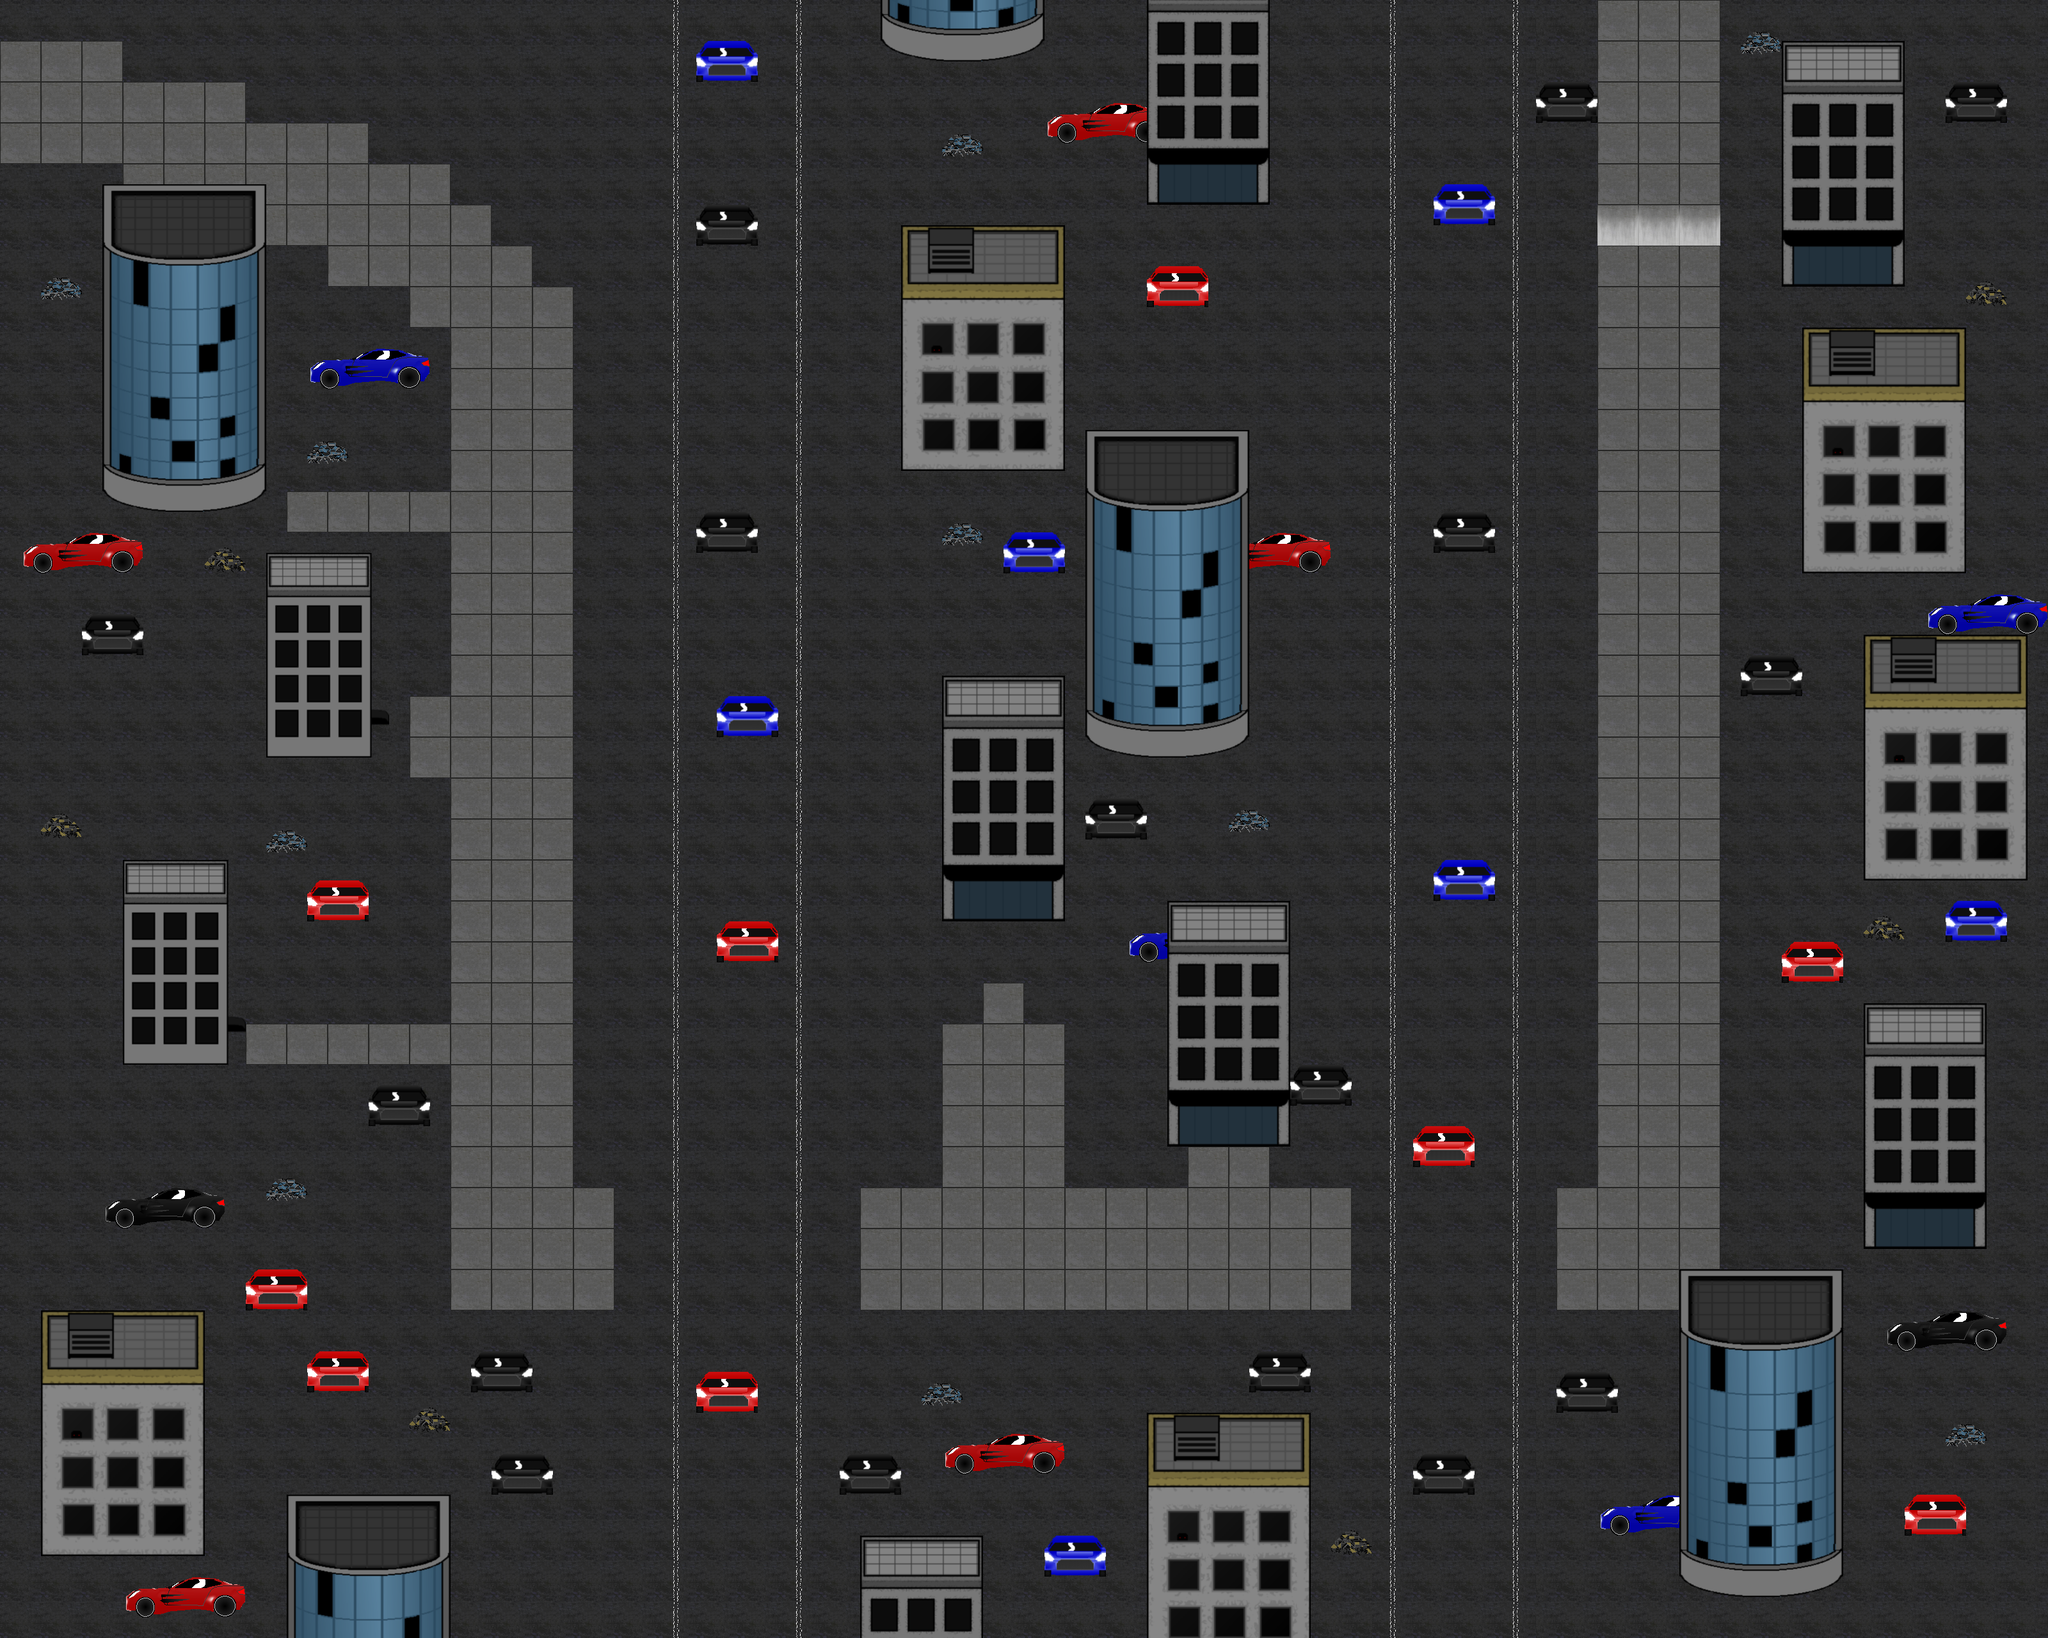

This is a level from a 2D game, rendered from its Tiled map with the project's own tilesets. A one-line summary and the map file follow, with tile-layer data summarised:
An orthogonal 100x80 tile map with 32x32 px tiles, 3 tile layers (Roads, Objects, Buildings), 1 hidden layer not drawn, 19 tilesets.

<map version="1.0" orientation="orthogonal" width="100" height="80" tilewidth="32" tileheight="32">
 <tileset firstgid="1" name="Road" tilewidth="32" tileheight="32">
  <image source="Video Game Tiles - Pixel by Pixel/Road.png" width="64" height="64" />
 </tileset>
 <tileset firstgid="5" name="Sidewalk" tilewidth="32" tileheight="32">
  <image source="Video Game Tiles - Pixel by Pixel/Sidewalk.png" width="64" height="64" />
 </tileset>
 <tileset firstgid="9" name="Sidewalk Cracked" tilewidth="32" tileheight="32">
  <image source="Video Game Tiles - Pixel by Pixel/Sidewalk Cracked.png" width="64" height="64" />
 </tileset>
 <tileset firstgid="13" name="Car Profile" tilewidth="32" tileheight="32">
  <image source="Video Game Tiles - Pixel by Pixel/Car Profile.png" width="192" height="64" />
  <tile id="0">
   <properties>
    <property name="blocked" value="true" />
   </properties>
  </tile>
  <tile id="1">
   <properties>
    <property name="blocked" value="true" />
   </properties>
  </tile>
  <tile id="2">
   <properties>
    <property name="blocked" value="true" />
   </properties>
  </tile>
  <tile id="3">
   <properties>
    <property name="blocked" value="true" />
   </properties>
  </tile>
  <tile id="4">
   <properties>
    <property name="blocked" value="true" />
   </properties>
  </tile>
  <tile id="5">
   <properties>
    <property name="blocked" value="true" />
   </properties>
  </tile>
  <tile id="6">
   <properties>
    <property name="blocked" value="true" />
   </properties>
  </tile>
  <tile id="7">
   <properties>
    <property name="blocked" value="true" />
   </properties>
  </tile>
  <tile id="8">
   <properties>
    <property name="blocked" value="true" />
   </properties>
  </tile>
  <tile id="9">
   <properties>
    <property name="blocked" value="true" />
   </properties>
  </tile>
  <tile id="10">
   <properties>
    <property name="blocked" value="true" />
   </properties>
  </tile>
  <tile id="11">
   <properties>
    <property name="blocked" value="true" />
   </properties>
  </tile>
 </tileset>
 <tileset firstgid="25" name="Building 1" tilewidth="32" tileheight="32">
  <image source="Video Game Tiles - Pixel by Pixel/Building 1.png" width="256" height="384" />
  <tile id="72">
   <properties>
    <property name="blocked" value="true" />
   </properties>
  </tile>
  <tile id="79">
   <properties>
    <property name="blocked" value="true" />
   </properties>
  </tile>
  <tile id="80">
   <properties>
    <property name="blocked" value="true" />
   </properties>
  </tile>
  <tile id="87">
   <properties>
    <property name="blocked" value="true" />
   </properties>
  </tile>
  <tile id="88">
   <properties>
    <property name="blocked" value="true" />
   </properties>
  </tile>
  <tile id="89">
   <properties>
    <property name="blocked" value="true" />
   </properties>
  </tile>
  <tile id="90">
   <properties>
    <property name="blocked" value="true" />
   </properties>
  </tile>
  <tile id="91">
   <properties>
    <property name="blocked" value="true" />
   </properties>
  </tile>
  <tile id="92">
   <properties>
    <property name="blocked" value="true" />
   </properties>
  </tile>
  <tile id="93">
   <properties>
    <property name="blocked" value="true" />
   </properties>
  </tile>
  <tile id="94">
   <properties>
    <property name="blocked" value="true" />
   </properties>
  </tile>
  <tile id="95">
   <properties>
    <property name="blocked" value="true" />
   </properties>
  </tile>
 </tileset>
 <tileset firstgid="121" name="Building 2" tilewidth="32" tileheight="32">
  <image source="Video Game Tiles - Pixel by Pixel/Building 2.png" width="256" height="512" />
  <tile id="96">
   <properties>
    <property name="blocked" value="true" />
   </properties>
  </tile>
  <tile id="103">
   <properties>
    <property name="blocked" value="true" />
   </properties>
  </tile>
  <tile id="104">
   <properties>
    <property name="blocked" value="true" />
   </properties>
  </tile>
  <tile id="111">
   <properties>
    <property name="blocked" value="true" />
   </properties>
  </tile>
  <tile id="112">
   <properties>
    <property name="blocked" value="true" />
   </properties>
  </tile>
  <tile id="119">
   <properties>
    <property name="blocked" value="true" />
   </properties>
  </tile>
  <tile id="120">
   <properties>
    <property name="blocked" value="true" />
   </properties>
  </tile>
  <tile id="121">
   <properties>
    <property name="blocked" value="true" />
   </properties>
  </tile>
  <tile id="122">
   <properties>
    <property name="blocked" value="true" />
   </properties>
  </tile>
  <tile id="123">
   <properties>
    <property name="blocked" value="true" />
   </properties>
  </tile>
  <tile id="124">
   <properties>
    <property name="blocked" value="true" />
   </properties>
  </tile>
  <tile id="125">
   <properties>
    <property name="blocked" value="true" />
   </properties>
  </tile>
  <tile id="126">
   <properties>
    <property name="blocked" value="true" />
   </properties>
  </tile>
  <tile id="127">
   <properties>
    <property name="blocked" value="true" />
   </properties>
  </tile>
 </tileset>
 <tileset firstgid="249" name="Car BK" tilewidth="32" tileheight="32">
  <image source="Video Game Tiles - Pixel by Pixel/Car BK.png" width="96" height="64" />
  <tile id="0">
   <properties>
    <property name="blocked" value="true" />
   </properties>
  </tile>
  <tile id="1">
   <properties>
    <property name="blocked" value="true" />
   </properties>
  </tile>
  <tile id="2">
   <properties>
    <property name="blocked" value="true" />
   </properties>
  </tile>
  <tile id="3">
   <properties>
    <property name="blocked" value="true" />
   </properties>
  </tile>
  <tile id="4">
   <properties>
    <property name="blocked" value="true" />
   </properties>
  </tile>
  <tile id="5">
   <properties>
    <property name="blocked" value="true" />
   </properties>
  </tile>
 </tileset>
 <tileset firstgid="255" name="Car BL" tilewidth="32" tileheight="32">
  <image source="Video Game Tiles - Pixel by Pixel/Car BL.png" width="96" height="64" />
  <tile id="0">
   <properties>
    <property name="blocked" value="true" />
   </properties>
  </tile>
  <tile id="1">
   <properties>
    <property name="blocked" value="true" />
   </properties>
  </tile>
  <tile id="2">
   <properties>
    <property name="blocked" value="true" />
   </properties>
  </tile>
  <tile id="3">
   <properties>
    <property name="blocked" value="true" />
   </properties>
  </tile>
  <tile id="4">
   <properties>
    <property name="blocked" value="true" />
   </properties>
  </tile>
  <tile id="5">
   <properties>
    <property name="blocked" value="true" />
   </properties>
  </tile>
 </tileset>
 <tileset firstgid="261" name="Car RD" tilewidth="32" tileheight="32">
  <image source="Video Game Tiles - Pixel by Pixel/Car RD.png" width="101" height="64" />
  <tile id="0">
   <properties>
    <property name="blocked" value="true" />
   </properties>
  </tile>
  <tile id="1">
   <properties>
    <property name="blocked" value="true" />
   </properties>
  </tile>
  <tile id="2">
   <properties>
    <property name="blocked" value="true" />
   </properties>
  </tile>
  <tile id="3">
   <properties>
    <property name="blocked" value="true" />
   </properties>
  </tile>
  <tile id="4">
   <properties>
    <property name="blocked" value="true" />
   </properties>
  </tile>
  <tile id="5">
   <properties>
    <property name="blocked" value="true" />
   </properties>
  </tile>
 </tileset>
 <tileset firstgid="267" name="Car Profile Blue" tilewidth="32" tileheight="32">
  <image source="Video Game Tiles - Pixel by Pixel/Car Profile Blue.png" width="192" height="64" />
  <tile id="0">
   <properties>
    <property name="blocked" value="true" />
   </properties>
  </tile>
  <tile id="1">
   <properties>
    <property name="blocked" value="true" />
   </properties>
  </tile>
  <tile id="2">
   <properties>
    <property name="blocked" value="true" />
   </properties>
  </tile>
  <tile id="3">
   <properties>
    <property name="blocked" value="true" />
   </properties>
  </tile>
  <tile id="4">
   <properties>
    <property name="blocked" value="true" />
   </properties>
  </tile>
  <tile id="5">
   <properties>
    <property name="blocked" value="true" />
   </properties>
  </tile>
  <tile id="6">
   <properties>
    <property name="blocked" value="true" />
   </properties>
  </tile>
  <tile id="7">
   <properties>
    <property name="blocked" value="true" />
   </properties>
  </tile>
  <tile id="8">
   <properties>
    <property name="blocked" value="true" />
   </properties>
  </tile>
  <tile id="9">
   <properties>
    <property name="blocked" value="true" />
   </properties>
  </tile>
  <tile id="10">
   <properties>
    <property name="blocked" value="true" />
   </properties>
  </tile>
  <tile id="11">
   <properties>
    <property name="blocked" value="true" />
   </properties>
  </tile>
 </tileset>
 <tileset firstgid="279" name="Car Profile Red" tilewidth="32" tileheight="32">
  <image source="Video Game Tiles - Pixel by Pixel/Car Profile Red.png" width="192" height="64" />
  <tile id="0">
   <properties>
    <property name="blocked" value="true" />
   </properties>
  </tile>
  <tile id="1">
   <properties>
    <property name="blocked" value="true" />
   </properties>
  </tile>
  <tile id="2">
   <properties>
    <property name="blocked" value="true" />
   </properties>
  </tile>
  <tile id="3">
   <properties>
    <property name="blocked" value="true" />
   </properties>
  </tile>
  <tile id="4">
   <properties>
    <property name="blocked" value="true" />
   </properties>
  </tile>
  <tile id="5">
   <properties>
    <property name="blocked" value="true" />
   </properties>
  </tile>
  <tile id="6">
   <properties>
    <property name="blocked" value="true" />
   </properties>
  </tile>
  <tile id="7">
   <properties>
    <property name="blocked" value="true" />
   </properties>
  </tile>
  <tile id="8">
   <properties>
    <property name="blocked" value="true" />
   </properties>
  </tile>
  <tile id="9">
   <properties>
    <property name="blocked" value="true" />
   </properties>
  </tile>
  <tile id="10">
   <properties>
    <property name="blocked" value="true" />
   </properties>
  </tile>
  <tile id="11">
   <properties>
    <property name="blocked" value="true" />
   </properties>
  </tile>
 </tileset>
 <tileset firstgid="291" name="Invisible Barrier" tilewidth="32" tileheight="32">
  <image source="Video Game Tiles - Pixel by Pixel/Invisible Barrier.png" width="64" height="64" />
  <tile id="0">
   <properties>
    <property name="blocked" value="true" />
   </properties>
  </tile>
  <tile id="1">
   <properties>
    <property name="blocked" value="true" />
   </properties>
  </tile>
  <tile id="2">
   <properties>
    <property name="blocked" value="true" />
   </properties>
  </tile>
  <tile id="3">
   <properties>
    <property name="blocked" value="true" />
   </properties>
  </tile>
 </tileset>
 <tileset firstgid="295" name="Road MH" tilewidth="32" tileheight="32">
  <image source="Video Game Tiles - Pixel by Pixel/Road MH.png" width="64" height="64" />
 </tileset>
 <tileset firstgid="299" name="Road MV" tilewidth="32" tileheight="32">
  <image source="Video Game Tiles - Pixel by Pixel/Road MV.png" width="64" height="64" />
 </tileset>
 <tileset firstgid="303" name="Rubble 1" tilewidth="32" tileheight="32">
  <image source="Video Game Tiles - Pixel by Pixel/Rubble 1.png" width="64" height="64" />
  <tile id="2">
   <properties>
    <property name="blocked" value="true" />
   </properties>
  </tile>
  <tile id="3">
   <properties>
    <property name="blocked" value="true" />
   </properties>
  </tile>
 </tileset>
 <tileset firstgid="307" name="Rubble 2" tilewidth="32" tileheight="32">
  <image source="Video Game Tiles - Pixel by Pixel/Rubble 2.png" width="64" height="64" />
  <tile id="2">
   <properties>
    <property name="blocked" value="true" />
   </properties>
  </tile>
  <tile id="3">
   <properties>
    <property name="blocked" value="true" />
   </properties>
  </tile>
 </tileset>
 <tileset firstgid="311" name="Building 3-F" tilewidth="32" tileheight="32">
  <image source="Video Game Tiles - Pixel by Pixel/Building 3-F.png" width="192" height="384" />
 </tileset>
 <tileset firstgid="383" name="Building 3-S" tilewidth="32" tileheight="32">
  <image source="Video Game Tiles - Pixel by Pixel/Building 3-S.png" width="192" height="320" />
 </tileset>
 <tileset firstgid="443" name="Exit" tilewidth="32" tileheight="32">
  <image source="Video Game Tiles - Pixel by Pixel/Exit.png" width="64" height="64" />
 </tileset>
 <layer name="Roads" width="100" height="80">
  <data>[8000 cells, 8000 non-empty, 12 distinct tile ids]</data>
 </layer>
 <layer name="Objects" width="100" height="80">
  <data>[8000 cells, 388 non-empty, 62 distinct tile ids]</data>
 </layer>
 <layer name="Buildings" width="100" height="80">
  <data>[8000 cells, 1530 non-empty, 364 distinct tile ids]</data>
 </layer>
 <layer name="INVIS" width="100" height="80" visible="0">
  <data>[8000 cells, 528 non-empty, 4 distinct tile ids]</data>
 </layer>
</map>
